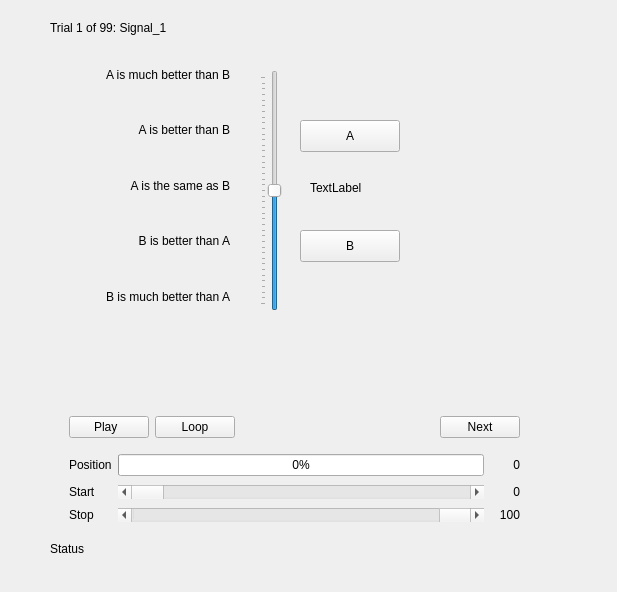
<?xml version="1.0" encoding="UTF-8"?>
<ui version="4.0">
 <class>PanelAB5</class>
 <widget class="QWidget" name="PanelAB5">
  <property name="geometry">
   <rect>
    <x>0</x>
    <y>0</y>
    <width>617</width>
    <height>592</height>
   </rect>
  </property>
  <property name="windowTitle">
   <string>AB Comparison</string>
  </property>
  <widget class="QWidget" name="centralwidget_AB5" native="true">
   <property name="geometry">
    <rect>
     <x>40</x>
     <y>20</y>
     <width>756</width>
     <height>537</height>
    </rect>
   </property>
   <property name="minimumSize">
    <size>
     <width>25</width>
     <height>0</height>
    </size>
   </property>
   <widget class="QLabel" name="label_TrialNum">
    <property name="geometry">
     <rect>
      <x>10</x>
      <y>0</y>
      <width>141</width>
      <height>16</height>
     </rect>
    </property>
    <property name="text">
     <string>Trial 1 of 99: Signal_1</string>
    </property>
   </widget>
   <widget class="QLabel" name="label_Status">
    <property name="geometry">
     <rect>
      <x>10</x>
      <y>521</y>
      <width>441</width>
      <height>16</height>
     </rect>
    </property>
    <property name="text">
     <string>Status</string>
    </property>
   </widget>
   <widget class="QWidget" name="layoutWidget_1">
    <property name="geometry">
     <rect>
      <x>29</x>
      <y>391</y>
      <width>451</width>
      <height>32</height>
     </rect>
    </property>
    <layout class="QHBoxLayout" name="horizontalLayout_PLN">
     <item>
      <widget class="QPushButton" name="pushButton_Play">
       <property name="minimumSize">
        <size>
         <width>70</width>
         <height>0</height>
        </size>
       </property>
       <property name="text">
        <string>Play  </string>
       </property>
       <property name="checkable">
        <bool>true</bool>
       </property>
      </widget>
     </item>
     <item>
      <widget class="QPushButton" name="pushButton_Loop">
       <property name="text">
        <string>Loop</string>
       </property>
       <property name="checkable">
        <bool>true</bool>
       </property>
      </widget>
     </item>
     <item>
      <spacer name="horizontalSpacer">
       <property name="orientation">
        <enum>Qt::Horizontal</enum>
       </property>
       <property name="sizeHint" stdset="0">
        <size>
         <width>40</width>
         <height>20</height>
        </size>
       </property>
      </spacer>
     </item>
     <item>
      <widget class="QPushButton" name="pushButton_Next">
       <property name="text">
        <string>Next</string>
       </property>
      </widget>
     </item>
    </layout>
   </widget>
   <widget class="QWidget" name="layoutWidget_2">
    <property name="geometry">
     <rect>
      <x>29</x>
      <y>431</y>
      <width>451</width>
      <height>74</height>
     </rect>
    </property>
    <layout class="QGridLayout" name="gridLayout_PSS">
     <item row="0" column="1">
      <widget class="QProgressBar" name="progressBar_Position">
       <property name="value">
        <number>0</number>
       </property>
      </widget>
     </item>
     <item row="0" column="2" alignment="Qt::AlignRight">
      <widget class="QLabel" name="label_PositionTime">
       <property name="minimumSize">
        <size>
         <width>30</width>
         <height>0</height>
        </size>
       </property>
       <property name="text">
        <string>0</string>
       </property>
       <property name="alignment">
        <set>Qt::AlignRight|Qt::AlignTrailing|Qt::AlignVCenter</set>
       </property>
      </widget>
     </item>
     <item row="1" column="0">
      <widget class="QLabel" name="label_Start">
       <property name="text">
        <string>Start</string>
       </property>
      </widget>
     </item>
     <item row="1" column="1">
      <widget class="QScrollBar" name="horizontalScrollBar_Start">
       <property name="orientation">
        <enum>Qt::Horizontal</enum>
       </property>
      </widget>
     </item>
     <item row="1" column="2" alignment="Qt::AlignRight">
      <widget class="QLabel" name="label_StartTime">
       <property name="minimumSize">
        <size>
         <width>30</width>
         <height>0</height>
        </size>
       </property>
       <property name="text">
        <string>0</string>
       </property>
       <property name="alignment">
        <set>Qt::AlignRight|Qt::AlignTrailing|Qt::AlignVCenter</set>
       </property>
      </widget>
     </item>
     <item row="2" column="0">
      <widget class="QLabel" name="label_Stop">
       <property name="text">
        <string>Stop</string>
       </property>
      </widget>
     </item>
     <item row="2" column="1">
      <widget class="QScrollBar" name="horizontalScrollBar_Stop">
       <property name="maximum">
        <number>100</number>
       </property>
       <property name="value">
        <number>100</number>
       </property>
       <property name="orientation">
        <enum>Qt::Horizontal</enum>
       </property>
      </widget>
     </item>
     <item row="2" column="2" alignment="Qt::AlignRight">
      <widget class="QLabel" name="label_StopTime">
       <property name="minimumSize">
        <size>
         <width>30</width>
         <height>0</height>
        </size>
       </property>
       <property name="text">
        <string>100</string>
       </property>
       <property name="alignment">
        <set>Qt::AlignRight|Qt::AlignTrailing|Qt::AlignVCenter</set>
       </property>
      </widget>
     </item>
     <item row="0" column="0">
      <widget class="QLabel" name="label_Position">
       <property name="text">
        <string>Position</string>
       </property>
      </widget>
     </item>
    </layout>
   </widget>
   <widget class="QWidget" name="verticalLayoutWidget">
    <property name="geometry">
     <rect>
      <x>30</x>
      <y>30</y>
      <width>160</width>
      <height>271</height>
     </rect>
    </property>
    <layout class="QVBoxLayout" name="verticalLayout_Lab">
     <item>
      <widget class="QLabel" name="label_1">
       <property name="text">
        <string>A is much better than B</string>
       </property>
       <property name="alignment">
        <set>Qt::AlignRight|Qt::AlignTrailing|Qt::AlignVCenter</set>
       </property>
      </widget>
     </item>
     <item>
      <widget class="QLabel" name="label_2">
       <property name="text">
        <string>A is better than B</string>
       </property>
       <property name="alignment">
        <set>Qt::AlignRight|Qt::AlignTrailing|Qt::AlignVCenter</set>
       </property>
      </widget>
     </item>
     <item>
      <widget class="QLabel" name="label_3">
       <property name="text">
        <string>A is the same as B</string>
       </property>
       <property name="alignment">
        <set>Qt::AlignRight|Qt::AlignTrailing|Qt::AlignVCenter</set>
       </property>
      </widget>
     </item>
     <item>
      <widget class="QLabel" name="label_4">
       <property name="text">
        <string>B is better than A</string>
       </property>
       <property name="alignment">
        <set>Qt::AlignRight|Qt::AlignTrailing|Qt::AlignVCenter</set>
       </property>
      </widget>
     </item>
     <item>
      <widget class="QLabel" name="label_5">
       <property name="text">
        <string>B is much better than A</string>
       </property>
       <property name="alignment">
        <set>Qt::AlignRight|Qt::AlignTrailing|Qt::AlignVCenter</set>
       </property>
      </widget>
     </item>
    </layout>
   </widget>
   <widget class="QSlider" name="verticalSlider">
    <property name="geometry">
     <rect>
      <x>220</x>
      <y>50</y>
      <width>22</width>
      <height>241</height>
     </rect>
    </property>
    <property name="minimum">
     <number>-20</number>
    </property>
    <property name="maximum">
     <number>20</number>
    </property>
    <property name="orientation">
     <enum>Qt::Vertical</enum>
    </property>
    <property name="tickPosition">
     <enum>QSlider::TicksAbove</enum>
    </property>
   </widget>
   <widget class="QLabel" name="label_SliderValue">
    <property name="geometry">
     <rect>
      <x>270</x>
      <y>160</y>
      <width>58</width>
      <height>16</height>
     </rect>
    </property>
    <property name="text">
     <string>TextLabel</string>
    </property>
   </widget>
   <widget class="QPushButton" name="pushButton_A">
    <property name="geometry">
     <rect>
      <x>260</x>
      <y>100</y>
      <width>100</width>
      <height>32</height>
     </rect>
    </property>
    <property name="text">
     <string>A</string>
    </property>
    <property name="checkable">
     <bool>true</bool>
    </property>
   </widget>
   <widget class="QPushButton" name="pushButton_B">
    <property name="geometry">
     <rect>
      <x>260</x>
      <y>210</y>
      <width>100</width>
      <height>32</height>
     </rect>
    </property>
    <property name="text">
     <string>B</string>
    </property>
    <property name="checkable">
     <bool>true</bool>
    </property>
   </widget>
  </widget>
 </widget>
 <tabstops>
  <tabstop>pushButton_Play</tabstop>
  <tabstop>pushButton_Loop</tabstop>
  <tabstop>pushButton_Next</tabstop>
 </tabstops>
 <resources/>
 <connections>
  <connection>
   <sender>horizontalScrollBar_Start</sender>
   <signal>valueChanged(int)</signal>
   <receiver>horizontalScrollBar_Start</receiver>
   <slot>setValue(int)</slot>
   <hints>
    <hint type="sourcelabel">
     <x>166</x>
     <y>486</y>
    </hint>
    <hint type="destinationlabel">
     <x>166</x>
     <y>486</y>
    </hint>
   </hints>
  </connection>
 </connections>
</ui>
